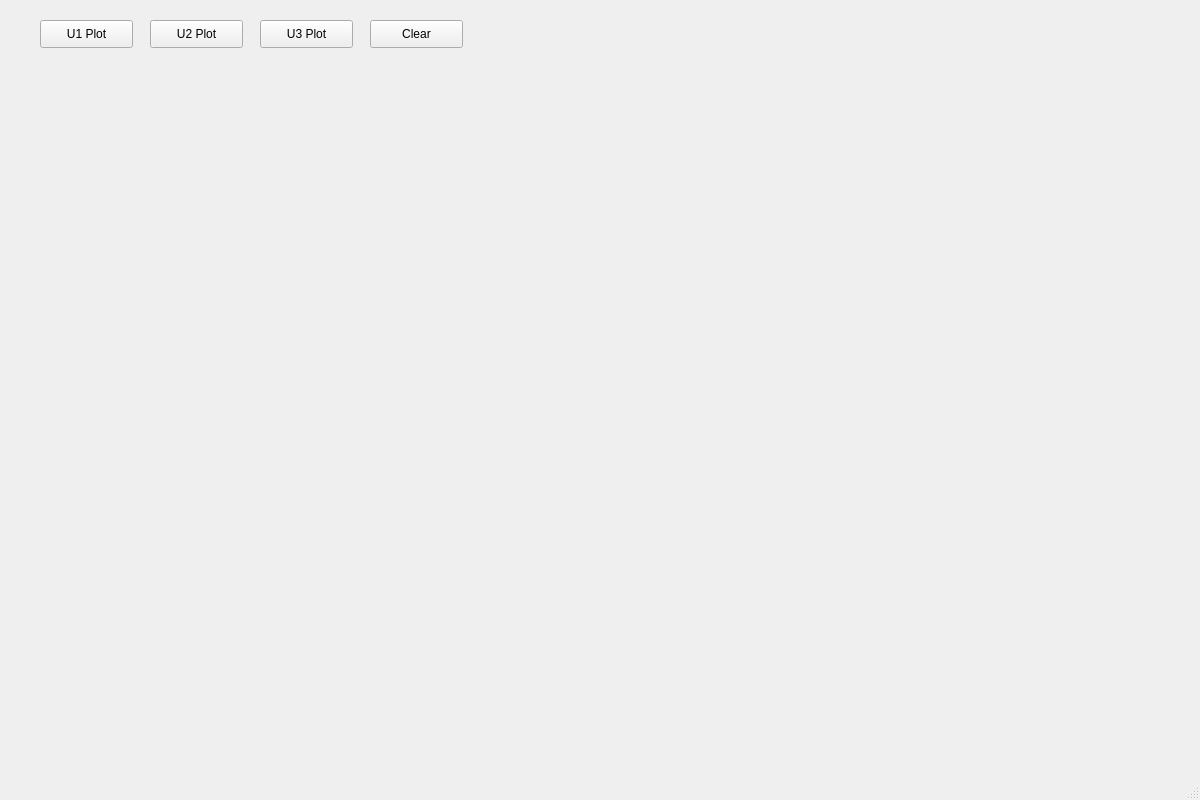
<?xml version="1.0" encoding="UTF-8"?>
<ui version="4.0">
 <class>MainWindow</class>
 <widget class="QMainWindow" name="MainWindow">
  <property name="geometry">
   <rect>
    <x>0</x>
    <y>0</y>
    <width>1200</width>
    <height>800</height>
   </rect>
  </property>
  <property name="windowTitle">
   <string>MainWindow</string>
  </property>
  <widget class="QWidget" name="centralwidget">
   <widget class="QPushButton" name="pushButton">
    <property name="geometry">
     <rect>
      <x>40</x>
      <y>20</y>
      <width>93</width>
      <height>28</height>
     </rect>
    </property>
    <property name="text">
     <string>U1 Plot</string>
    </property>
   </widget>
   <widget class="QCustomPlot" name="widget" native="true">
    <property name="geometry">
     <rect>
      <x>20</x>
      <y>70</y>
      <width>1151</width>
      <height>651</height>
     </rect>
    </property>
   </widget>
   <widget class="QPushButton" name="pushButton_2">
    <property name="geometry">
     <rect>
      <x>150</x>
      <y>20</y>
      <width>93</width>
      <height>28</height>
     </rect>
    </property>
    <property name="text">
     <string>U2 Plot</string>
    </property>
   </widget>
   <widget class="QPushButton" name="pushButton_3">
    <property name="geometry">
     <rect>
      <x>260</x>
      <y>20</y>
      <width>93</width>
      <height>28</height>
     </rect>
    </property>
    <property name="text">
     <string>U3 Plot</string>
    </property>
   </widget>
   <widget class="QPushButton" name="pushButton_4">
    <property name="geometry">
     <rect>
      <x>370</x>
      <y>20</y>
      <width>93</width>
      <height>28</height>
     </rect>
    </property>
    <property name="text">
     <string>Clear</string>
    </property>
   </widget>
  </widget>
  <widget class="QMenuBar" name="menubar">
   <property name="geometry">
    <rect>
     <x>0</x>
     <y>0</y>
     <width>1200</width>
     <height>26</height>
    </rect>
   </property>
  </widget>
  <widget class="QStatusBar" name="statusbar"/>
 </widget>
 <customwidgets>
  <customwidget>
   <class>QCustomPlot</class>
   <extends>QWidget</extends>
   <header>qcustomplot.h</header>
   <container>1</container>
  </customwidget>
 </customwidgets>
 <resources/>
 <connections/>
</ui>
